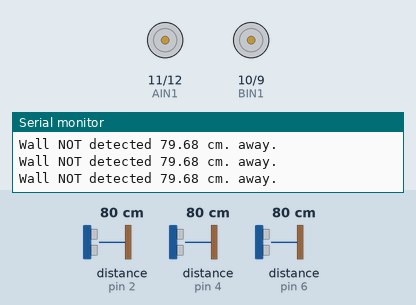
This sketch was run on a simulated Arduino Uno, built with avr-gcc and run on an emulated ATmega328P. On the bench: motor-driver pin pairs drawn as motors (green arrow = first pin HIGH = forward, orange = second pin HIGH = backward, longer = more drive, scaled by the enable pin), the last lines printed to the serial monitor. Wiring (inferred from the names in the program): 3 × ultrasonic range finder: trigger pin 3, echo pin 2 / trigger pin 5, echo pin 4 / trigger pin 7, echo pin 6. The test bench sets the inputs (shaded band); at power-on: distance to the obstacle (sensors on pin 4, pin 2, pin 6) 80 cm. The echo pulse lasts 58.3 µs per cm.

Above: at 4.5 s.
4.6 s: distance to the obstacle (sensor on pin 4) set to 2 cm
At 6.2 s:
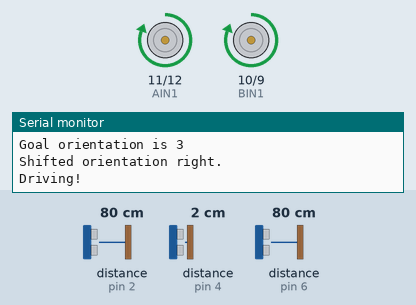
8.3 s: distance to the obstacle (sensor on pin 2) set to 2 cm
12.0 s: distance to the obstacle (sensor on pin 6) set to 4 cm
15.7 s: distance to the obstacle (sensor on pin 2) set to 4 cm
At 16.5 s:
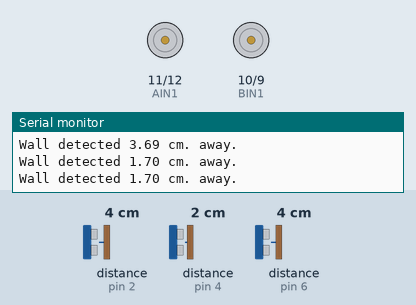
19.4 s: distance to the obstacle (sensor on pin 6) set to 2 cm
At 19.8 s:
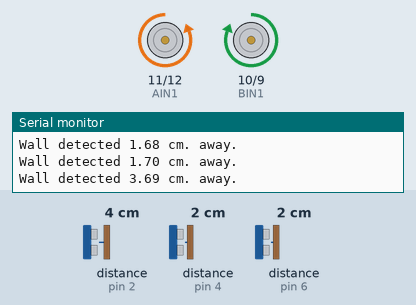
23.1 s: distance to the obstacle (sensor on pin 6) set to 9 cm
At 24.1 s:
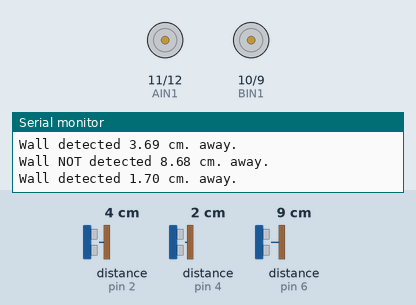
Timing chart, 0 to 25.6 s (numbered marks = the images above; inputs shaded):
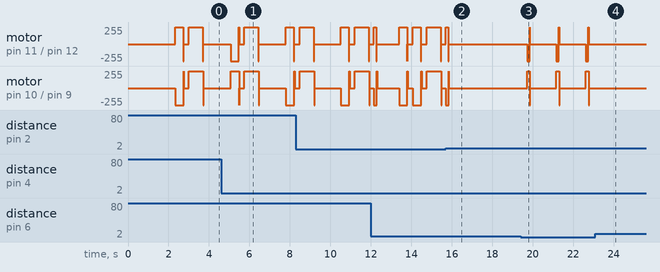

Measured:
- the behaviour switches between 3 and 2 cm on distance to the obstacle (sensor on pin 6) (found by bisection; images 2 and 3)
- after the input at 15.7 s, motor on pin 11 (AIN1) / pin 12 (AIN2): goes on until 15.8 s, then stays stopped; motor on pin 10 (BIN1) / pin 9 (BIN2): goes on until 15.9 s, then stays stopped
- after the input at 23.1 s, motor on pin 11 (AIN1) / pin 12 (AIN2): stays stopped (without the input it goes to backward 255/255 after 0.97 s); motor on pin 10 (BIN1) / pin 9 (BIN2): stays stopped (without the input it goes to forward 255/255 after 0.97 s)

The sketch:

drive_code_best.ino
```cpp
// ----------------------------------------------------------
// LINKED LIST
// ----------------------------------------------------------
#define SIZE 50
class Queue{
  private:
    int data[SIZE], front, back;
  public:
    Queue(){
      front = 0;
      back = 0;
    }

    bool isEmpty(){
      return(front == back);
    }

    bool isFull(){
      return((back + 1) % SIZE == front);
    }

    bool enqueue(int n){
      if(!isFull()){
        data[back] = n;
        back = (back + 1) % SIZE;

        return true;
      }

      return false;
    }

    int dequeue(){
      if(!isEmpty()){
        int temp = data[front];
        front = (front + 1) % SIZE;
        return temp;
      }

      return -1;
    }
};

class Maze{
  // ----------------------------------------------------------
  // PRIVATE
  // ----------------------------------------------------------
  private:
    static const int width = 12;
    static const int height = 12;

    Queue qx = Queue();
    Queue qy = Queue();

  // ----------------------------------------------------------
  // PUBLIC
  // ----------------------------------------------------------
  public:
    bool hasConnectionNorth[height][width];
    bool hasConnectionEast[height][width];
    bool hasConnectionSouth[height][width];
    bool hasConnectionWest[height][width];
    int floodValue[height][width];

    // ----------------------------------------------------------
    // CONSTRUCTORS
    // ----------------------------------------------------------
    Maze(){
      bool* upPtr = &(hasConnectionNorth[0][0]);
      bool* rightPtr = &(hasConnectionEast[0][0]);
      bool* downPtr = &(hasConnectionSouth[0][0]);
      bool* leftPtr = &(hasConnectionWest[0][0]);
      int* floodPtr = &(floodValue[0][0]);

      for(int i = 0; i < height; i++){
        for(int j = 0; j < width; j++){
          if(i == 0){
            *upPtr = false;
          } else {
            *upPtr = true;
          }

          if(i == height - 1){
            *downPtr = false;
          } else {
            *downPtr = true;
          }

          if(j == 0){
            *leftPtr = false;
          } else {
            *leftPtr = true;
          }

          if(j == width - 1){
            *rightPtr = false;
          } else {
            *rightPtr = true;
          }

          *floodPtr = -1;

          upPtr++;
          rightPtr++;
          downPtr++;
          leftPtr++;
          floodPtr++;
        }
      }

      Serial.println("Maze created");
    }

    // ----------------------------------------------------------
    // CELL FUNCTIONS
    // ----------------------------------------------------------
    void addWallSouth(int x, int y){
      if(y < height){
        hasConnectionSouth[y][x] = false;
        hasConnectionNorth[y+1][x] = false;
      }
    }

    void addWallEast(int x, int y){
      if(x < width){
        hasConnectionEast[y][x] = false;
        hasConnectionWest[y][x+1] = false;
      }
    }

    void addWallNorth(int x, int y){
      if(y > 0){
        hasConnectionNorth[y][x] = false;
        hasConnectionSouth[y-1][x] = false;
      }
    }

    void addWallWest(int x, int y){
      if(x > 0){
        hasConnectionWest[y][x] = false;
        hasConnectionEast[y][x-1] = false;
      }
    }

    // ----------------------------------------------------------
    // FLOOD FILL
    // ----------------------------------------------------------
    void floodFill(int startX, int startY){
      int* floodPtr = &(floodValue[0][0]);
      for(int x = 0; x < width; x++){
        for(int y = 0; y < height; y++){
          *floodPtr = -1;
          floodPtr++;
        }
      }

      floodValue[startY][startX] = 0;
      qx.enqueue(startX);
      qy.enqueue(startY);

      int curX;
      int curY;
      int curFlood;
      while(!qx.isEmpty() && !qy.isEmpty()){
        curX = qx.dequeue();
        curY = qy.dequeue();
        curFlood = floodValue[curY][curX];

        if(hasConnectionNorth[curY][curX]){
          if(floodValue[curY-1][curX] < 0 || floodValue[curY-1][curX] > curFlood + 1){
            floodValue[curY-1][curX] = curFlood + 1;
            qx.enqueue(curX);
            qy.enqueue(curY-1);
          }
        }

        if(hasConnectionEast[curY][curX]){
          if(floodValue[curY][curX+1] < 0 || floodValue[curY][curX+1] > curFlood + 1){
            floodValue[curY][curX+1] = curFlood + 1;
            qx.enqueue(curX+1);
            qy.enqueue(curY);
          }
        }

        if(hasConnectionSouth[curY][curX]){
          if(floodValue[curY+1][curX] < 0 || floodValue[curY+1][curX] > curFlood + 1){
            floodValue[curY+1][curX] = curFlood + 1;
            qx.enqueue(curX);
            qy.enqueue(curY+1);
          }
        }

        if(hasConnectionWest[curY][curX]){
          if(floodValue[curY][curX-1] < 0 || floodValue[curY][curX-1] > curFlood + 1){
            floodValue[curY][curX-1] = curFlood + 1;
            qx.enqueue(curX-1);
            qy.enqueue(curY);
          }
        }
      }
    }


    /*
      TO SIMPLIFY IMPLEMENTATION TO SAVE PROCESSING TIME, THE FOLLOWING OUTPUT KEY IS USED

      ERRORS:
      0: START COORDINATE IS IDENTICAL TO END COORDINATE - GOAL REACHED
      -1: START CELL HAS NO CONNECTIONS - SENSORS PICKED UP A FALSE WALL

      OUTPUTS:
      1: NEXT CELL IS NORTH
      2: NEXT CELL IS EAST
      3: NEXT CELL IS SOUTH
      4: NEXT CELL IS WEST

      Never eat sour watermelon
    */
    int findNextStep(int startX, int startY, int endX, int endY){
      if(startX == endX && startY == endY){
        return 0;
      }

      floodFill(endX, endY);

      int curFlood = floodValue[startY][startX];
      if(hasConnectionNorth[startY][startX]){
        if(floodValue[startY-1][startX] < curFlood){
          return 1;
        }
      }

      if(hasConnectionEast[startY][startX]){
        if(floodValue[startY][startX+1] < curFlood){
          return 2;
        }
      }

      if(hasConnectionSouth[startY][startX]){
        if(floodValue[startY+1][startX] < curFlood){
          return 3;
        }
      }

      if(hasConnectionWest[startY][startX]){
        if(floodValue[startY][startX-1] < curFlood){
          return 4;
        }
      }

      return -1;
    }
};

// PINS
// the right motor will be controlled by the motor A pins on the motor driver
#define PWMA 13 // speed control pin on the motor driver for the right motor
#define AIN2 12 // control pin 2 on the motor driver for the right motor
#define AIN1 11 // control pin 1 on the motor driver for the right motor

// the left motor will be controlled by the motor B pins on the motor driver
#define BIN1 10 // control pin 1 on the motor driver for the left motor
#define BIN2 9  // control pin 2 on the motor driver for the left motor
#define PWMB 8  // speed control pin on the motor driver for the left motor

#define TRIG_LEFT 7
#define ECHO_LEFT 6
float distanceLeft;

#define TRIG_FRONT 5
#define ECHO_FRONT 4
float distanceFront;

#define TRIG_RIGHT 3
#define ECHO_RIGHT 2
float distanceRight;

float error = 0.0f;
#define ERROR_LIMIT 1.0f // centimeters

#define SWITCH 1

// WALLS
bool walls[] = {false, false, false};

// MAZE
Maze maze = Maze();
bool hasReachedTheEnd = false;

// DIRECTIONS
int leftDirection = 0;  // -1 for backward, 0 for stopped, 1 for forward
int rightDirection = 0; // -1 for backward, 0 for stopped, 1 for forward
enum Orientation {
  NORTH = 1,
  EAST,
  SOUTH,
  WEST
};
enum Orientation currentOrientation = SOUTH;
enum Direction {
  FORWARD = 1,
  LEFT,
  BACKWARD,
  RIGHT,
};
#define START_X 0
#define START_Y 0
#define END_X 5
#define END_Y 5
int curX = START_X;
int curY = START_Y;
int goalX = END_X;
int goalY = END_Y;

// DISTANCES
#define CELL_SIZE 18 // Centimeters
double ROTATION_SIZE = (13.0*PI)/4.0;
#define WALL_DISTANCE_AWAY 6.0f
#define SPEED_SOUND .0343

#define POWER_PERCENT 0.51 // motors won't run at or below 50%
const double POWER = 255.0*POWER_PERCENT; // this number is 0 - 255, which represents 0% - 100% power
#define EXTRA_POWER 0.05 // extra power to account for right wheel being slow
const double POWER_R = 255.0*(POWER_PERCENT+EXTRA_POWER);
#define RPS 2.5
const double SPEED = POWER_PERCENT*RPS; // rotations per second
#define WHEEL_DIAMETER 6.5 // centimeters
const double WHEEL_CIRCUMFERENCE = PI*WHEEL_DIAMETER; //2*pi*radius = pi*diameter (centimeters)
const double CMPS = SPEED*WHEEL_CIRCUMFERENCE; // centimeters per second
const double SECONDS_PER_CENTIMETER = 1.0/CMPS; // seconds per centimeter

const double DRIVE_TIME_CONST = SECONDS_PER_CENTIMETER*CELL_SIZE*1000;
const double TURN_TIME_CONST = SECONDS_PER_CENTIMETER*ROTATION_SIZE*1000;
#define NUDGE_TIME_CONST 125
bool outOfBounds = false;

#define STOP_DELAY 20
bool hasDoneStartThings = false;

void printData() {
  Serial.println("------------------------");
  Serial.print("CELL_SIZE:\t"); Serial.println(CELL_SIZE);
  Serial.print("POWER:\t"); Serial.println(POWER);
  Serial.print("POWER_PERCENT:\t"); Serial.println(POWER_PERCENT);
  Serial.print("RPS:\t"); Serial.println(RPS);
  Serial.print("SPEED:\t"); Serial.println(SPEED);
  Serial.print("WHEEL_DIAMETER:\t"); Serial.println(WHEEL_DIAMETER);
  Serial.print("WHEEL_CIRCUMFERENCE:\t"); Serial.println(WHEEL_CIRCUMFERENCE);
  Serial.print("CMPS:\t"); Serial.println(CMPS);
  Serial.print("SECONDS_PER_CENTIMETER:\t"); Serial.println(SECONDS_PER_CENTIMETER);
  Serial.print("DRIVE_TIME_CONST:\t"); Serial.println(DRIVE_TIME_CONST);
  Serial.print("TURN_TIME_CONST:\t"); Serial.println(TURN_TIME_CONST);
  Serial.println("------------------------");
}

/********************************************************************************/
float readSensor(int TRIG, int ECHO) {
  // Use sensors to recieve a signal
  digitalWrite(TRIG, LOW);
  delayMicroseconds(2);
  digitalWrite(TRIG, HIGH);
  delayMicroseconds(10);
  digitalWrite(TRIG, LOW);

  float duration = pulseIn(ECHO, HIGH);
  return (duration*SPEED_SOUND)/2;
}

void updateAllSensors() {
  distanceLeft = readSensor(TRIG_LEFT, ECHO_LEFT);
  distanceFront = readSensor(TRIG_FRONT, ECHO_FRONT);
  distanceRight = readSensor(TRIG_RIGHT, ECHO_RIGHT);
}

bool detectWall(float distance) {
  bool isWall = distance <= WALL_DISTANCE_AWAY;
  if (isWall) {
    Serial.print("Wall detected ");
  } else {
    Serial.print("Wall NOT detected ");
  }
  Serial.print(distance); Serial.println(" cm. away.");
  return isWall;
}

bool detectWall(int TRIG, int ECHO) {
  return detectWall(readSensor(TRIG, ECHO));
}

void detectAllWalls() {
  updateAllSensors(); // (redundant? It doesn't seem like it)
  walls[0] = detectWall(distanceLeft);
  walls[1] = detectWall(distanceFront);
  walls[2] = detectWall(distanceRight);
}

void senseMaze() {
  detectAllWalls();
  switch (currentOrientation) {
    case 1: // North
      // update west, north, and east walls
      if (walls[0]) {maze.addWallWest(curX,curY);} // Left wall
      if (walls[1]) {maze.addWallNorth(curX,curY);} // Front wall
      if (walls[2]) {maze.addWallEast(curX,curY);} // Right wall
      Serial.println("Facing North");
      break;
    case 2: // East
      // update north, east, and south walls
      if (walls[0]) {maze.addWallNorth(curX,curY);} // Left wall
      if (walls[1]) {maze.addWallEast(curX,curY);} // Front wall
      if (walls[2]) {maze.addWallSouth(curX,curY);} // Right wall
      Serial.println("Facing East");
      break;
    case 3: // South
      // update easts, south, and west walls
      if (walls[0]) {maze.addWallEast(curX,curY);} // Left wall
      if (walls[1]) {maze.addWallSouth(curX,curY);} // Front wall
      if (walls[2]) {maze.addWallWest(curX,curY);} // Right wall
      Serial.println("Facing South");
      break;
    case 4: // West
      // update south, west, and north walls
      if (walls[0]) {maze.addWallSouth(curX,curY);} // Left wall
      if (walls[1]) {maze.addWallWest(curX,curY);} // Front wall
      if (walls[2]) {maze.addWallNorth(curX,curY);} // Right wall
      Serial.println("Facing West");
      break;
    default: // What-
      Serial.println("Where The Heck Are You Oriented");
  }
}

void printDistance(int number, float distance) {
  Serial.print("Distance");
  Serial.print(number);
  Serial.print(": ");
  Serial.print(distance);
  if (detectWall(distance)) {
    Serial.println(" (Too close!)");
  } else {
    Serial.println("");
  }
}

void printAllDistances() {
  Serial.println("------------------ New Loop -------------------");
  printDistance(1, distanceLeft);
  printDistance(2, distanceFront);
  printDistance(3, distanceRight);
}

void rightMotor(int motorPower){
  if (motorPower > 0) { // if the motor should drive forward (positive speed)
    digitalWrite(AIN1, HIGH);
    digitalWrite(AIN2, LOW);
    rightDirection = 1;
  } else if (motorPower < 0) { // if the motor should drive backward (negative speed)
    digitalWrite(AIN1, LOW);
    digitalWrite(AIN2, HIGH);
    rightDirection = -1;
  } else { // if the motor should stop
    // briefly move the motor in the opposite direction to prevent it from drifting after stopping
    if (rightDirection > 0) {
      rightMotor(-POWER/POWER_PERCENT);
    } else if (rightDirection < 0) {
      rightMotor(POWER/POWER_PERCENT);
    }
    delay(STOP_DELAY);
    digitalWrite(AIN1, LOW);
    digitalWrite(AIN2, LOW);
    rightDirection = 0;
  }
  analogWrite(PWMA, abs(motorPower)); // now that the motor direction is set, drive it
}

void leftMotor(int motorPower) { // function for driving the left motor
  if (motorPower > 0) { // if the motor should drive forward (positive speed)
    digitalWrite(BIN1, HIGH);
    digitalWrite(BIN2, LOW);
    leftDirection = 1;
  } else if (motorPower < 0) { // if the motor should drive backward (negative speed)
    digitalWrite(BIN1, LOW);
    digitalWrite(BIN2, HIGH);
    leftDirection = -1;
  } else { // if the motor should stop
    // briefly move the motor in the opposite direction to prevent it from drifting after stopping
    if (leftDirection > 0) {
      leftMotor(-POWER/POWER_PERCENT);
    } else if (leftDirection < 0) {
      leftMotor(POWER/POWER_PERCENT);
    }
    delay(STOP_DELAY);
    digitalWrite(BIN1, LOW);
    digitalWrite(BIN2, LOW);
    leftDirection = 0;
  }
  analogWrite(PWMB, abs(motorPower)); // now that the motor direction is set, drive it at the entered speed
}

void driveForward() {
  Serial.println("Driving!");
  rightMotor(POWER_R);
  leftMotor(POWER);
}
void driveBackward() {
  rightMotor(-POWER_R);
  leftMotor(-POWER);
}
void turnLeft() {
  rightMotor(POWER_R);
  leftMotor(-POWER);
}
void turnRight() {
  rightMotor(-POWER_R);
  leftMotor(POWER);
}
void stopMoving() {
  rightMotor(0);
  leftMotor(0);
}

void driveForwardOneCell() {
  driveForward();
  delay(DRIVE_TIME_CONST);
  stopMoving();
  Serial.println("Drove forward one cell.");
}

void shiftOrientation(int direction) { // negative is left, positive is right
  currentOrientation = currentOrientation + direction;
  while (currentOrientation < 1) {
    currentOrientation = currentOrientation + 4;
  }
  while (currentOrientation > 4) {
    currentOrientation = currentOrientation - 4;
  }
}

void turnLeft90Degrees() {
  turnLeft();
  delay(TURN_TIME_CONST);
  stopMoving();
  shiftOrientation(-1);
  Serial.println("Shifted orientation left.");
}

void turnRight90Degrees() {
  turnRight();
  delay(TURN_TIME_CONST);
  stopMoving();
  shiftOrientation(1);
  Serial.println("Shifted orientation right.");
}

enum Orientation compareCellOrientation(int hereX, int hereY, int thereX, int thereY) { // tell us which way we need to be oriented to enter the next cell
  enum Orientation goalDirection = NORTH;
  Serial.print("Goal cell is ");
  if (hereX < thereX) { // goal is east
    goalDirection = EAST;
    Serial.println("east.");
  } else if (hereX > thereX) { // goal is west
    goalDirection = WEST;
    Serial.println("west.");
  } else if (hereY < thereY) { // goal is south
    goalDirection = SOUTH;
    Serial.println("south.");
  } else if (hereY > thereY) { // goal is north
    goalDirection = NORTH; // (redundant?)
    Serial.println("north.");
  } else { // goal is the same spot??
    Serial.println("in the same spot?");
  }
  return goalDirection;
}

void shiftPosition(int cells, Orientation direction) {
  Serial.print("Shifted position ");
  Serial.print(cells);
  Serial.print(" cell(s) to the");
  switch (direction) {
    case 1: // North
      curY -= cells;
      Serial.println(" North.");
      break;
    case 2: // East
      curX += cells;
      Serial.println(" East.");
      break;
    case 3: // South
      curY += cells;
      Serial.println(" South.");
      break;
    case 4: // West
      curX -= cells;
      Serial.println(" West.");
      break;
    default:
      Serial.println("... where?");
  }
  Serial.print("Now at (");
  Serial.print(curX);
  Serial.print(",");
  Serial.print(curY);
  Serial.println(")");
  detectOutOfBounds(); // Bugtesting
}

bool detectOutOfBounds() {
  outOfBounds = false;
  if (curX < 0) {
    Serial.println("X OUT OF BOUNDS -- LESS THAN 0");
    outOfBounds = true;
  }
  if (curY < 0) {
    Serial.println("Y OUT OF BOUNDS -- LESS THAN 0");
    outOfBounds = true;
  }
  if (curX > 11) {
    Serial.println("X OUT OF BOUNDS -- GREATERN THAN 11");
    outOfBounds = true;
  }
  if (curY > 11) {
    Serial.println("Y OUT OF BOUNDS -- GREATER THAN 11");
    outOfBounds = true;
  }
  return outOfBounds;
}

void swapGoals() {
  hasReachedTheEnd = !hasReachedTheEnd;
  if (hasReachedTheEnd) {
    goalX = START_X;
    goalY = START_Y;
  } else {
    goalX = END_X;
    goalY = END_Y;
  }
}

void driveToNextCellAtOrientation(int goalOrientation) {
  if (goalOrientation == 0) {
    stopMoving();
    Serial.println("At destination!");
    swapGoals();
    delay(5000);
  } else if (goalOrientation < 0) {
    Serial.println("Is there a destination to go to???");
  } else if (goalOrientation >= 1 && goalOrientation <= 4) {
    Serial.print("Goal orientation is ");
    Serial.println(goalOrientation);
    while (currentOrientation != goalOrientation) {
      if ((goalOrientation == currentOrientation + 1 && currentOrientation+1 < 5) ||
          (goalOrientation == NORTH && currentOrientation+1 == 5)) {
        turnRight90Degrees();
      } else {
        turnLeft90Degrees();
      }
      delay(250);
    }
    driveForwardOneCell();
    shiftPosition(1,currentOrientation);
  } else {
    Serial.println("Uhhhhh what happened with finding the next step?");
  }
}

void driveToNextCell() {
  driveToNextCellAtOrientation(maze.findNextStep(curX,curY,goalX,goalY));
}

void nudgeLeft() {
  turnLeft();
  delay(NUDGE_TIME_CONST);
  stopMoving();
}
void nudgeRight() {
  turnRight();
  delay(NUDGE_TIME_CONST);
  stopMoving();
}
void nudgeBack() {
  driveBackward();
  delay(NUDGE_TIME_CONST);
  stopMoving();
}

float calculateError(float dist1, float dist2) {
  return dist1 - dist2;
}

void correctError() {
  detectAllWalls();

  if (walls[1]) {
    error = distanceFront;
    if (abs(error) >= ERROR_LIMIT*2) { // Too far forward
      nudgeBack();
    }
  }

  detectAllWalls();
  if (walls[0] && walls[2]) { // If there are walls on either side of us...
    error = calculateError(distanceLeft, distanceRight); // negative if too far left, positive if too far right
    if (abs(error) >= ERROR_LIMIT) {
      if (error < 0) { // too far left
        nudgeRight();
      } else if (error > 0) { // too far right
        nudgeLeft();
      }
    }
  }
}

/********************************************************************************/
void setup() {
  pinMode(LED_BUILTIN, OUTPUT);

  pinMode(SWITCH, INPUT_PULLUP);   //set this as a pullup to sense whether the switch is flipped

  //set the motor control pins as outputs
  pinMode(AIN1, OUTPUT);
  pinMode(AIN2, OUTPUT);
  pinMode(PWMA, OUTPUT);

  pinMode(BIN1, OUTPUT);
  pinMode(BIN2, OUTPUT);
  pinMode(PWMB, OUTPUT);

  pinMode(TRIG_LEFT, OUTPUT);
  pinMode(TRIG_FRONT, OUTPUT);
  pinMode(TRIG_RIGHT, OUTPUT);
  pinMode(ECHO_LEFT, INPUT);
  pinMode(ECHO_FRONT, INPUT);
  pinMode(ECHO_RIGHT, INPUT);

  Serial.begin(9600);
}

void loop() {
  Serial.println("--- LOOP START ---");

  if (!hasDoneStartThings) {
    printData();
    hasDoneStartThings = true;
    delay(2000);
  }

  // MAIN LOOP
  senseMaze();
  driveToNextCell();
  correctError(); // May or may not work
  delay(1000);
}
```
